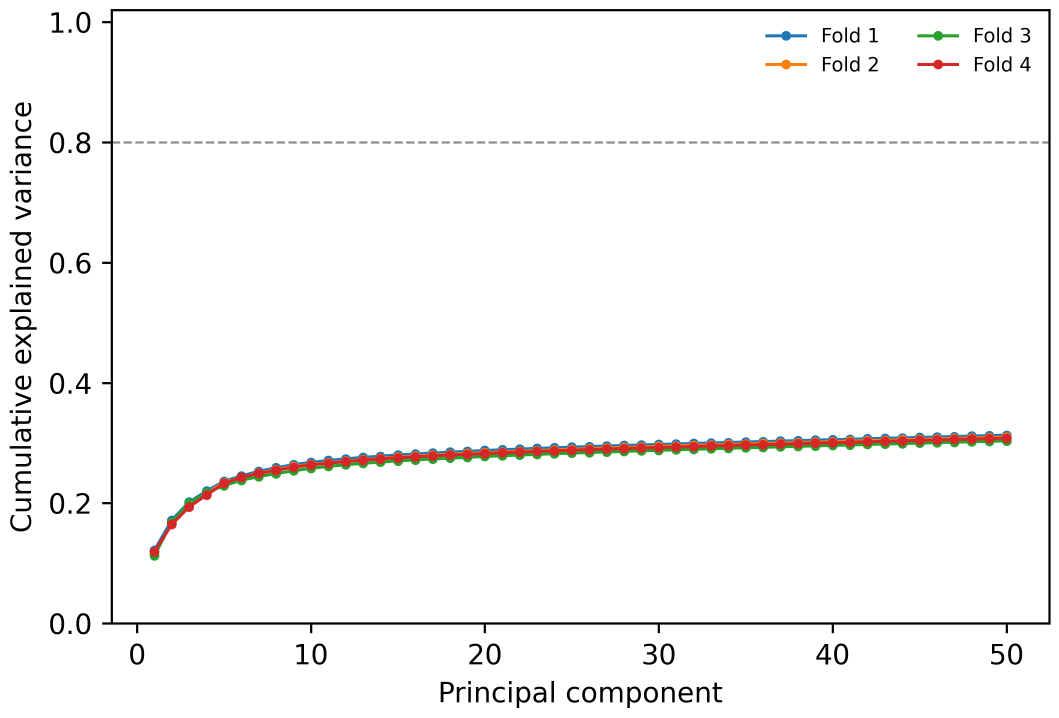
#> input picture results/pca_explained_variance.png, 3177 x 2154 px (shown at 1/3 size)
$ python prepare_docx_figures.py
#> lines starting #> are read from the running program, lines starting #| are printed output that depends on the picture
from pathlib import Path

from PIL import Image


root = Path(__file__).resolve().parent
source = root / "results"
target = root / "_docx_figures"
target.mkdir(exist_ok=True)
names = [
    "pca_explained_variance.png",
    "patient_prediction_summary.png",
    "loss_curves_MLP.png",
    "loss_curves_CNN.png",
    "loss_curves_BiLSTM.png",
    "loss_curves_Transformer.png",
    "loss_curves_XGBoost.png",
    "shap_summary_plot.png",
]
for name in names:
    with Image.open(source / name) as image:
#> image is the input picture: PIL image 3177x2154 RGBA; mean R, G, B, A 248.3, 247.5, 247.2, 255
        converted = image.convert("RGB")
        converted.thumbnail((1800, 2200), Image.Resampling.LANCZOS)
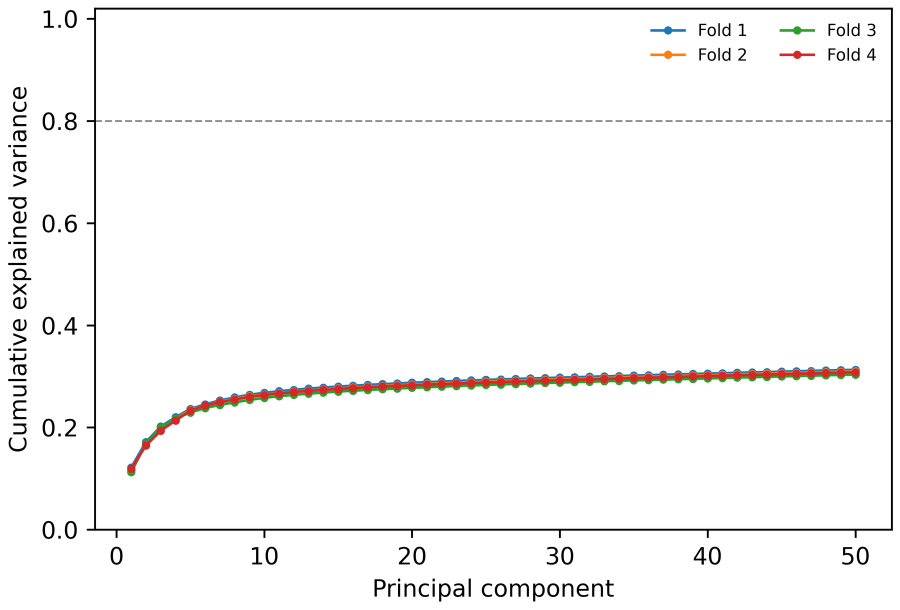
#> converted: PIL image 1800x1220 RGB (shown at 1/2 size); mean R, G, B 248.2, 247.5, 247.1
#> (the run stopped early here; a loop or call above may not have finished)
